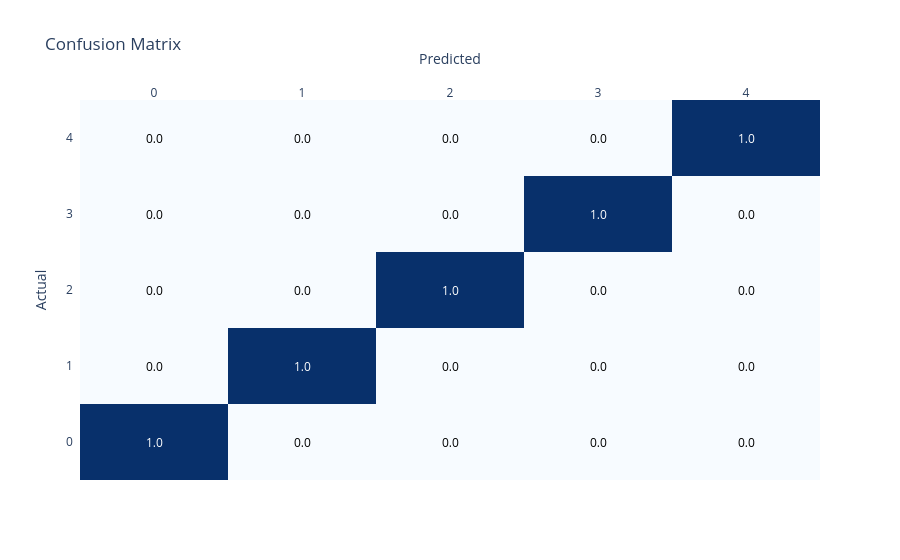

Write notebook code for a chart like this one.
### Code cell
#Como se veria la matriz de confusión
display(plot_confusion_matrix(y_test,y_test))

### Figure 1 — Plotly figure (JSON) as saved in the notebook; plotly's stock layout.template omitted (floating-point values rounded to 4 significant figures)
{"data": [{"colorscale": [[0, "rgb(247,251,255)"], [0.125, "rgb(222,235,247)"], [0.25, "rgb(198,219,239)"], [0.375, "rgb(158,202,225)"], [0.5, "rgb(107,174,214)"], [0.625, "rgb(66,146,198)"], [0.75, "rgb(33,113,181)"], [0.875, "rgb(8,81,156)"], [1, "rgb(8,48,107)"]], "reversescale": false, "showscale": false, "type": "heatmap", "x": ["0", "1", "2", "3", "4"], "y": ["0", "1", "2", "3", "4"], "z": [[1.0, 0.0, 0.0, 0.0, 0.0], [0.0, 1.0, 0.0, 0.0, 0.0], [0.0, 0.0, 1.0, 0.0, 0.0], [0.0, 0.0, 0.0, 1.0, 0.0], [0.0, 0.0, 0.0, 0.0, 1.0]]}], "layout": {"annotations": [{"font": {"color": "#FFFFFF"}, "showarrow": false, "text": "1.0", "x": "0", "xref": "x", "y": "0", "yref": "y"}, {"font": {"color": "#000000"}, "showarrow": false, "text": "0.0", "x": "1", "xref": "x", "y": "0", "yref": "y"}, {"font": {"color": "#000000"}, "showarrow": false, "text": "0.0", "x": "2", "xref": "x", "y": "0", "yref": "y"}, {"font": {"color": "#000000"}, "showarrow": false, "text": "0.0", "x": "3", "xref": "x", "y": "0", "yref": "y"}, {"font": {"color": "#000000"}, "showarrow": false, "text": "0.0", "x": "4", "xref": "x", "y": "0", "yref": "y"}, {"font": {"color": "#000000"}, "showarrow": false, "text": "0.0", "x": "0", "xref": "x", "y": "1", "yref": "y"}, {"font": {"color": "#FFFFFF"}, "showarrow": false, "text": "1.0", "x": "1", "xref": "x", "y": "1", "yref": "y"}, {"font": {"color": "#000000"}, "showarrow": false, "text": "0.0", "x": "2", "xref": "x", "y": "1", "yref": "y"}, {"font": {"color": "#000000"}, "showarrow": false, "text": "0.0", "x": "3", "xref": "x", "y": "1", "yref": "y"}, {"font": {"color": "#000000"}, "showarrow": false, "text": "0.0", "x": "4", "xref": "x", "y": "1", "yref": "y"}, {"font": {"color": "#000000"}, "showarrow": false, "text": "0.0", "x": "0", "xref": "x", "y": "2", "yref": "y"}, {"font": {"color": "#000000"}, "showarrow": false, "text": "0.0", "x": "1", "xref": "x", "y": "2", "yref": "y"}, {"font": {"color": "#FFFFFF"}, "showarrow": false, "text": "1.0", "x": "2", "xref": "x", "y": "2", "yref": "y"}, {"font": {"color": "#000000"}, "showarrow": false, "text": "0.0", "x": "3", "xref": "x", "y": "2", "yref": "y"}, {"font": {"color": "#000000"}, "showarrow": false, "text": "0.0", "x": "4", "xref": "x", "y": "2", "yref": "y"}, {"font": {"color": "#000000"}, "showarrow": false, "text": "0.0", "x": "0", "xref": "x", "y": "3", "yref": "y"}, {"font": {"color": "#000000"}, "showarrow": false, "text": "0.0", "x": "1", "xref": "x", "y": "3", "yref": "y"}, {"font": {"color": "#000000"}, "showarrow": false, "text": "0.0", "x": "2", "xref": "x", "y": "3", "yref": "y"}, {"font": {"color": "#FFFFFF"}, "showarrow": false, "text": "1.0", "x": "3", "xref": "x", "y": "3", "yref": "y"}, {"font": {"color": "#000000"}, "showarrow": false, "text": "0.0", "x": "4", "xref": "x", "y": "3", "yref": "y"}, {"font": {"color": "#000000"}, "showarrow": false, "text": "0.0", "x": "0", "xref": "x", "y": "4", "yref": "y"}, {"font": {"color": "#000000"}, "showarrow": false, "text": "0.0", "x": "1", "xref": "x", "y": "4", "yref": "y"}, {"font": {"color": "#000000"}, "showarrow": false, "text": "0.0", "x": "2", "xref": "x", "y": "4", "yref": "y"}, {"font": {"color": "#000000"}, "showarrow": false, "text": "0.0", "x": "3", "xref": "x", "y": "4", "yref": "y"}, {"font": {"color": "#FFFFFF"}, "showarrow": false, "text": "1.0", "x": "4", "xref": "x", "y": "4", "yref": "y"}], "title": {"text": "Confusion Matrix"}, "xaxis": {"dtick": 1, "gridcolor": "rgb(0, 0, 0)", "side": "top", "ticks": "", "title": {"text": "Predicted"}}, "yaxis": {"dtick": 1, "ticks": "", "ticksuffix": "  ", "title": {"text": "Actual"}}}}
